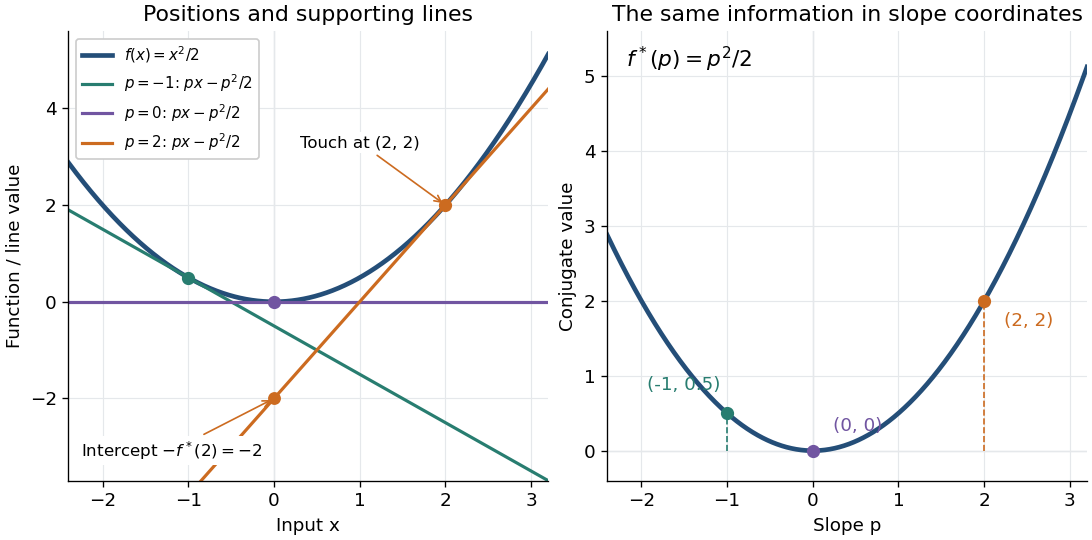

This chart was generated by the following Python code:
"""Draw quadratic support lines and conjugate values; save basename.png to cwd.

Tested with Python 3.14.4, NumPy 2.3.5, Matplotlib 3.10.7.
"""

from pathlib import Path

import matplotlib

matplotlib.use("Agg")
import matplotlib.pyplot as plt
import numpy as np


def main():
    x = np.linspace(-2.4, 3.2, 1001)
    slopes = (-1.0, 0.0, 2.0)
    colors = ("#287d70", "#7155a1", "#cc6b20")
    f = x**2 / 2
    for p in slopes:
        line = p * x - p**2 / 2
        assert np.allclose(f - line, (x - p)**2 / 2)
        assert np.all(f >= line - 1e-12)
        assert np.isclose(p * p - p**2 / 2, p**2 / 2)

    plt.rcParams.update({"font.size": 11})
    fig, (ax, dual) = plt.subplots(
        1, 2, figsize=(9.1, 4.5), layout="constrained", facecolor="white"
    )
    ax.plot(x, f, color="#244e78", lw=2.8, label=r"$f(x)=x^2/2$")
    for p, color in zip(slopes, colors):
        ax.plot(x, p * x - p**2 / 2, color=color, lw=1.9,
                label=rf"$p={p:g}$: $px-p^2/2$")
        ax.scatter([p], [p**2 / 2], color=color, s=48, zorder=5)
    ax.scatter([0], [-2], color=colors[2], s=45, zorder=5)
    ax.annotate(r"Intercept $-f^*(2)=-2$", (0, -2),
                xytext=(-2.25, -3.2), fontsize=10,
                arrowprops={"arrowstyle": "->", "color": colors[2]},
                bbox={"facecolor": "white", "edgecolor": "none", "pad": 2})
    ax.annotate("Touch at (2, 2)", (2, 2), xytext=(0.3, 3.2), fontsize=10,
                arrowprops={"arrowstyle": "->", "color": colors[2]},
                bbox={"facecolor": "white", "edgecolor": "none", "pad": 2})
    ax.set(xlim=(-2.4, 3.2), ylim=(-3.7, 5.6), xlabel="Input x",
           ylabel="Function / line value", title="Positions and supporting lines")
    ax.legend(loc="upper left", fontsize=9, framealpha=1)

    p_grid = np.linspace(-2.4, 3.2, 1001)
    dual.plot(p_grid, p_grid**2 / 2, color="#244e78", lw=2.8)
    for p, color in zip(slopes, colors):
        value = p**2 / 2
        dual.plot([p, p], [0, value], color=color, ls="--", lw=1)
        dual.scatter([p], [value], color=color, s=48, zorder=5)
        offset = (-48, 14) if p == -1 else ((12, 12) if p == 0 else (12, -15))
        dual.annotate(f"({p:g}, {value:g})", (p, value),
                      xytext=offset, textcoords="offset points", color=color)
    dual.text(0.04, 0.92, r"$f^*(p)=p^2/2$", transform=dual.transAxes,
              fontsize=13)
    dual.set(xlim=(-2.4, 3.2), ylim=(-0.4, 5.6), xlabel="Slope p",
             ylabel="Conjugate value", title="The same information in slope coordinates")
    for panel in (ax, dual):
        panel.set_facecolor("white")
        panel.axhline(0, color="#b4bcc3", lw=0.7, zorder=0)
        panel.axvline(0, color="#b4bcc3", lw=0.7, zorder=0)
        panel.grid(color="#e5e8eb", lw=0.7)
        panel.spines[["top", "right"]].set_visible(False)
    fig.savefig(Path.cwd() / (Path(__file__).stem + ".png"),
                dpi=120, facecolor="white", transparent=False)
    plt.close(fig)
    print("Verified quadratic support identity on 1001 inputs for p=-1,0,2; "
          "touch points and intercept -f*(2)=-2.")


if __name__ == "__main__":
    main()
